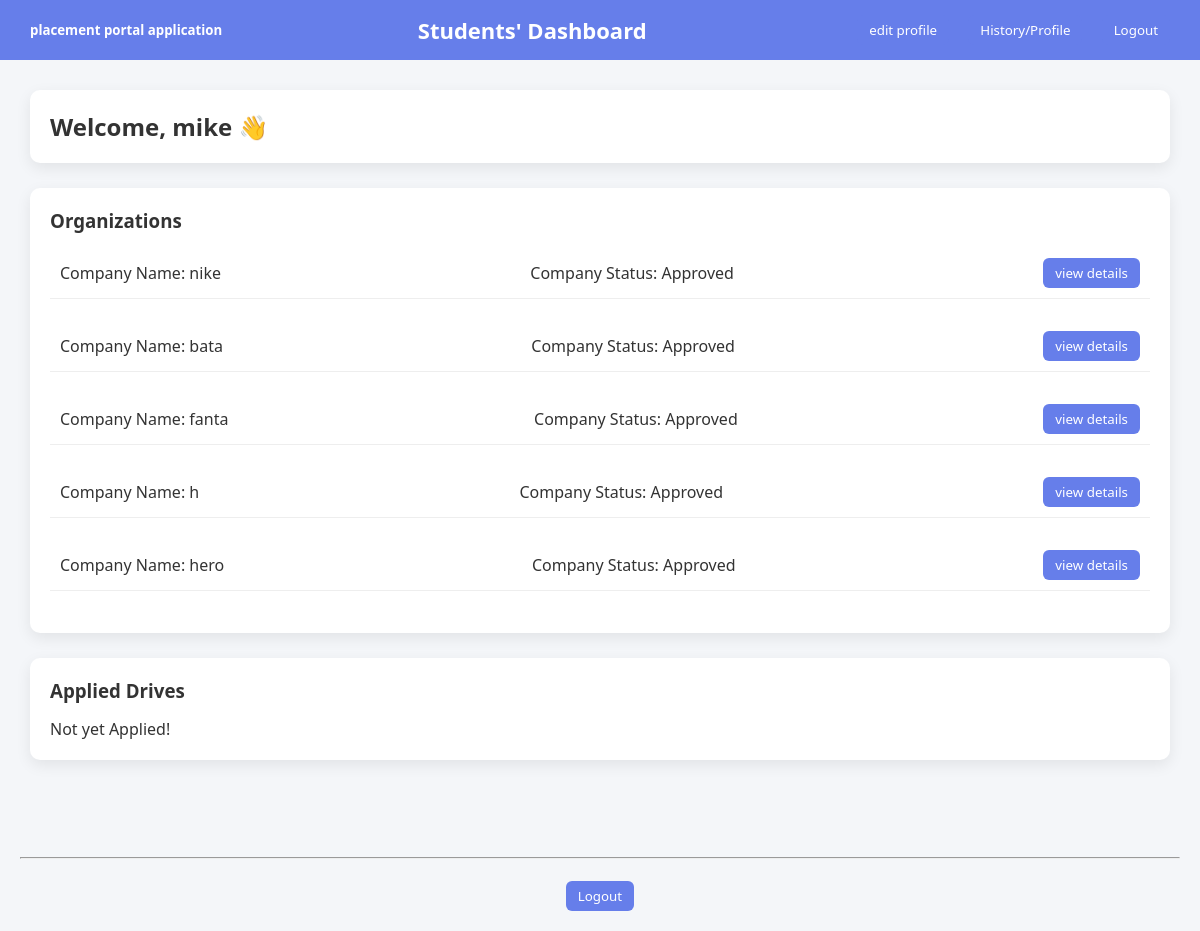
The app's page /student/dashboard (signed in), older data.
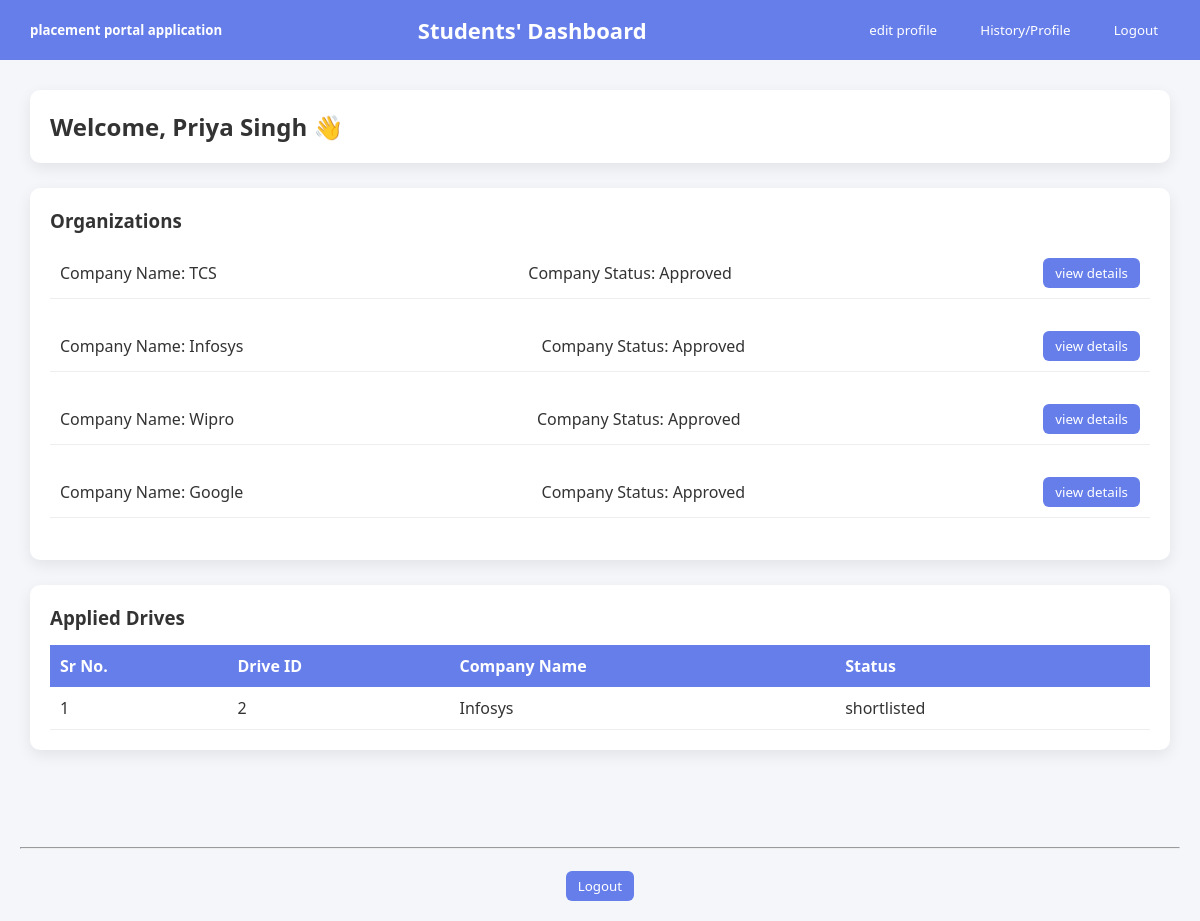
The same page, newer data.
### models.py (models this page shows, shortened)
class students(db.Model):
    __tablename__ = 'students'
    id = db.Column(db.Integer, primary_key=True)
    name = db.Column(db.String(50), nullable=False)
    email = db.Column(db.String(100), unique=True, nullable=False)
    department = db.Column(db.String(100), nullable=True)
    password_hash = db.Column(db.String(300), nullable=False)
    role = db.Column(db.Enum('admin','hirer','student', name='role_enum'), nullable=False)
    is_active = db.Column(db.Integer, nullable=False, default=1)
    created_at = db.Column(db.DateTime, default=datetime.utcnow)
    education = db.Column(db.String(300))       #new
    skills = db.Column(db.String(300))          #new
    contact = db.Column(db.String(300))         #new
    applications = db.relationship('applications', backref='students', lazy=True)

class companies(db.Model):
    __tablename__ = 'companies'
    id = db.Column(db.Integer, primary_key=True)
    company_name = db.Column(db.String(50), nullable=False, unique=True)
    hr_contact = db.Column(db.String(50))
    website = db.Column(db.String(50))
    about_company = db.Column(db.String(500))
    password_hash = db.Column(db.String(300), nullable=False)
    approval_status = db.Column(db.Enum('pending','approved','rejected', name='approval_status_enum'), default='pending')
    is_blacklisted = db.Column(db.Integer, default=0)
    placement_drives = db.relationship('placement_drives', backref='companies', lazy=True)

class applications(db.Model):
    __tablename__ = 'applications'
    id = db.Column(db.Integer, primary_key=True)
    student_id = db.Column(db.Integer, db.ForeignKey('students.id'), nullable=False)
    drive_id = db.Column(db.Integer, db.ForeignKey('placement_drives.id'), nullable=False)
    application_date = db.Column(db.String(50), nullable=False)
    cv_filename = db.Column(db.String(300), nullable=False)
    status = db.Column(db.Enum('applied','shortlisted','selected','rejected', name='applications_status_enum'), default='applied')

### routes/student.py (the view)
@student_bp.route('/student/dashboard', methods=['GET','POST'])
def student_dashboard():
    if not session.get('user_id'):
        return redirect(url_for('auth.Login'))
    company_list = companies.query.all()
    student = students.query.filter_by(id=session['user_id']).first()
    return render_template('student/student_dashboard.html',
    name=student.name,
    company_list=company_list,
    drive_applications=student.applications,
    student_id=student.id)

### templates/student/student_dashboard.html (shortened to what this page needs)
<!DOCTYPE html>
<html lang="en">
<head>
    <link rel="stylesheet" href="{{ url_for('static', filename='css/student/student_dashboard.css') }}">
</head>
<body>
    <div class="header">
        <h5>placement portal application</h5>
        <h1>Students' Dashboard</h1>
        <div>
            <a href="{{ url_for('student.edit_profile') }}"><button>edit profile  </button></a>
            <a href="{{ url_for('student.student_application_history') }}"><button>History/Profile  </button></a>
            <a href="{{ url_for('auth.logout') }}"><button>Logout</button></a>
        </div>
    </div>
    <div class="container">
        <div class="welcome-card">
            <h2>Welcome, {{ name }} 👋</h2>
        </div>
        <div class="card">
            <h3>Organizations</h3>
            {% for company in company_list %}
            <div class="company">
                <span>Company Name: {{ company.company_name }} </span>
                <span>Company Status: {% if company.is_blacklisted == 0 %} Approved {% else %} Blacklisted {% endif
                    %}</span>
                <a href="{{url_for('student.view_company_details', company_id=company.id)}}"> <button>view
                        details</button> </a>
            </div><br>
            {% endfor %}
        </div>
        <div class="card">
            <h3>Applied Drives</h3>
            {% if drive_applications %}
            <table>
                <tr>
                    <th>Sr No.</th>
                    <th>Drive ID</th>
                    <th>Company Name</th>
                    <th>Status</th>
                    <th></th>
                </tr>
                {% for drive_application in drive_applications %}
                <tr>
                    <td>{{ loop.index }}</td>
                    <td>{{ drive_application.drive_id }}</td>
                    <td>{{ drive_application.placement_drives.companies.company_name }}</td>
                    <td>{{ drive_application.status }}</td>
                    <td>
                    </td>
                </tr>
                {% endfor %}
            </table>
            {% else %}
            <span>Not yet Applied!</span>
            {% endif %}
        </div>
    </div>
    <footer><br>
        <hr><br>
        <form action="{{ url_for('auth.logout') }}" method="get">
            <button type="submit">Logout</button>
        </form>
    </footer>
</body>
</html>

Row changes from the older to the newer data that the page shows:
removed companies: company_name "hero", is_blacklisted "Approved"
changed students: name "mike" → "Priya Singh"
changed companies: company_name "nike" → "TCS"
changed companies: company_name "bata" → "Infosys"
changed companies: company_name "fanta" → "Wipro"
changed companies: company_name "h" → "Google"
now on this page (row edited): applications: drive_id "2", placement_drives.companies.company_name "Infosys", status "shortlisted"
Text that changed along with them:
text no longer shown: "Not yet Applied!"
text now shown: "Sr No. Drive ID Company Name Status"
